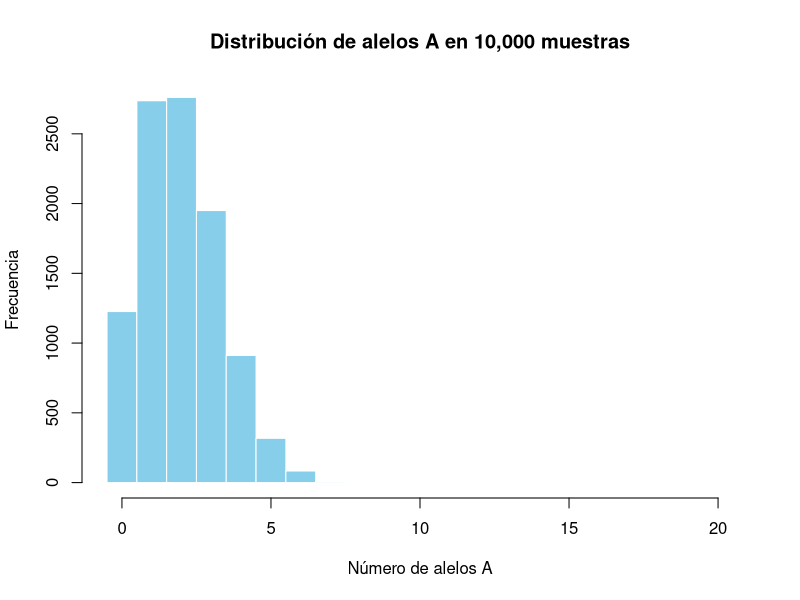
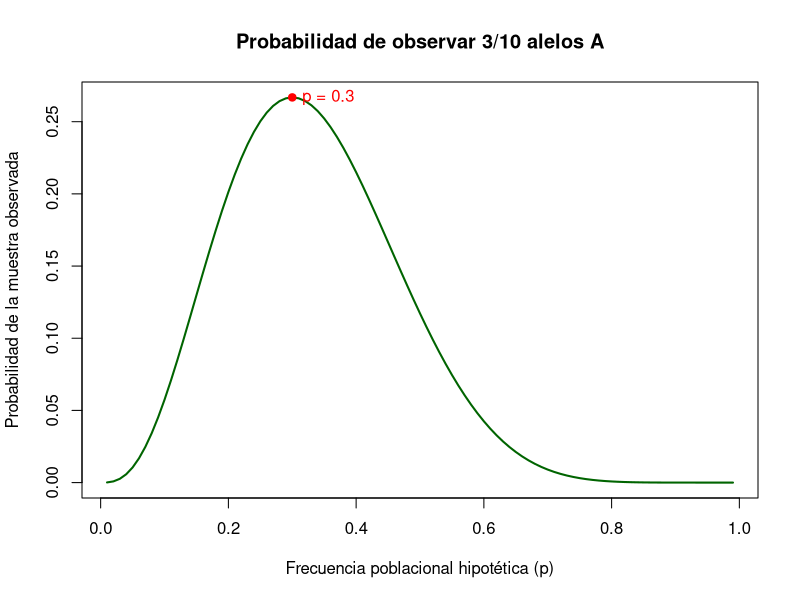
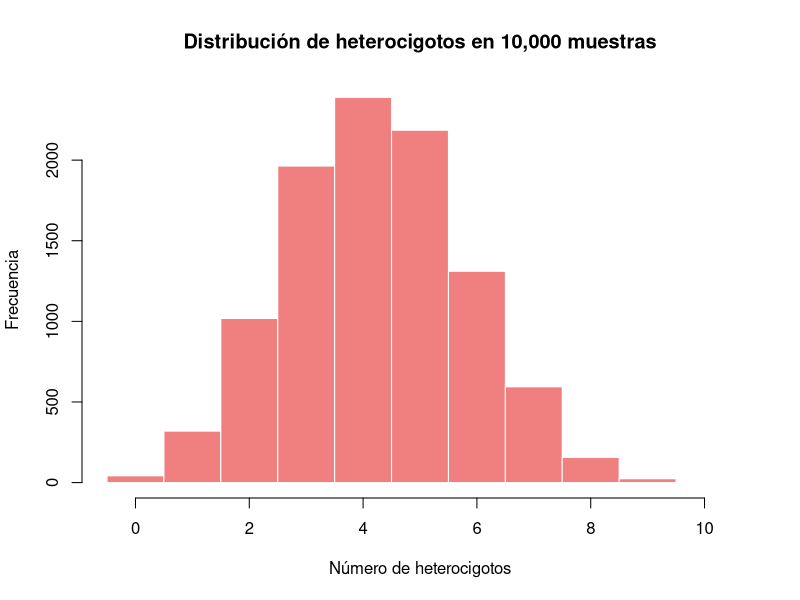

Source code (R) for these figures, in order:
## ---- chunk 1

# Definir los parámetros
n <- 20  # Tamaño de la muestra
p <- 0.1  # Frecuencia del alelo A

# Simular 10,000 muestras
num_simulaciones <- 10000
muestras_simuladas <- rbinom(n = num_simulaciones, size = n, prob = p)

# Descriptores numéricos
media_simulada <- mean(muestras_simuladas)
print(paste("La media de las simulaciones es:", round(media_simulada, 2)))
print(paste("La desviación estándar de las simulaciones es:", round(sd(muestras_simuladas), 2)))

# Gráfico de la distribución
hist(muestras_simuladas,
     breaks = seq(-0.5, n + 0.5, by = 1),
     col = "skyblue",
     border = "white",
     main = "Distribución de alelos A en 10,000 muestras",
     xlab = "Número de alelos A",
     ylab = "Frecuencia")
## ---- chunk 2
# Definir los parámetros de la muestra
k_observado <- 3
n_muestra <- 10

# Rango de frecuencias poblacionales para evaluar
frecuencias_poblacionales <- seq(0.01, 0.99, by = 0.01) # Esto permite que recorra el vector cada 0.01

# Calcular la probabilidad para cada frecuencia poblacional
probabilidades <- dbinom(x = k_observado, size = n_muestra, prob = frecuencias_poblacionales)

# Gráfico de la verosimilitud
plot(frecuencias_poblacionales,
     probabilidades,
     type = "l",
     lwd = 2,
     col = "darkgreen",
     main = "Probabilidad de observar 3/10 alelos A",
     xlab = "Frecuencia poblacional hipotética (p)",
     ylab = "Probabilidad de la muestra observada")

# Marcar el punto de máxima probabilidad
max_p <- frecuencias_poblacionales[which.max(probabilidades)]
points(max_p, max(probabilidades), col = "red", pch = 19)
text(max_p, max(probabilidades), labels = paste("p =", round(max_p, 2)), pos = 4, col = "red")
## ---- chunk 3
# Definir los parámetros
p_alelo_A <- 0.3
prob_heterocigoto <- 2 * p_alelo_A * (1 - p_alelo_A)
n_individuos <- 10

# Simular la variación de la frecuencia de heterocigotos
num_simulaciones <- 10000
muestras_heterocigotos <- rbinom(n = num_simulaciones, size = n_individuos, prob = prob_heterocigoto)

# Caracterizar la distribución
media_simulada_h <- mean(muestras_heterocigotos)
print(paste("La media de heterocigotos simulados es:", round(media_simulada_h, 2)))
print(paste("La desviación estándar de las simulaciones es:", round(sd(muestras_heterocigotos), 2)))

# Gráfico de la distribución
hist(muestras_heterocigotos,
     breaks = seq(-0.5, n_individuos + 0.5, by = 1),
     col = "lightcoral",
     border = "white",
     main = "Distribución de heterocigotos en 10,000 muestras",
     xlab = "Número de heterocigotos",
     ylab = "Frecuencia")
## ---- chunk 4

runif(1)

## ---- chunk 5

# -----------------------------
# Parámetros
# -----------------------------
N <- 5e5        # tamaño efectivo
mu <- 1e-5      # tasa de mutación
n <- 4          # número de secuencias

# -----------------------------
# 1. Simular tiempos de coalescencia
# -----------------------------
# Función para simular tiempo de espera (geométrico)
simular_T <- function(n_linajes, N) {
  pares <- choose(n_linajes, 2)
  p <- pares / (2 * N)     # probabilidad de coalescencia por generación
  rgeom(1, p)              # tiempo de espera ~ geométrica
}

# Guardamos los tiempos
T4 <- simular_T(4, N)
T3 <- simular_T(3, N)
T2 <- simular_T(2, N)

cat("T4 =", T4, "\n")
cat("T3 =", T3, "\n")
cat("T2 =", T2, "\n")

# -----------------------------
# 2. Tiempo total de ramas
# -----------------------------
T_total <- (4 * T4) + (3 * T3) + (2 * T2)
cat("Tiempo total de ramas =", T_total, "\n")

# -----------------------------
# 3. Número de mutaciones (S)
# -----------------------------
S <- rpois(1, lambda = T_total * mu)  # Poisson con media T_total * mu
cat("Número de mutaciones S =", S, "\n")

# -----------------------------
# 4. Diversidad nucleotídica (π)
# -----------------------------
pi_est <- 4 * N * mu
cat("π esperado =", pi_est, "\n")

# -----------------------------
# 5. Theta de Watterson (θW)
# -----------------------------
a_n <- sum(1 / (1:(n - 1)))
theta_W <- S / a_n
cat("θW estimado =", theta_W, "\n")


## ---- chunk 6
p1 <- 0.5 # La frecuencia actual
p2 <- runif(1)
p2 # La frecuencia propuesta

# Verosimilitud bajo p1
conteo_p1 <- dbinom(50, 100, p1)
conteo_p1
# Verosimilitud bajo p2
conteo_p2 <- dbinom(50, 100, p2)
conteo_p2


# Razón de verosimilitudes (alpha)
alpha = conteo_p2/conteo_p1
alpha

# Decisión de aceptar o rechazar
u <- runif(1)
if (u < alpha) {
  decision <- "ACEPTAR"
} else {
  decision <- "RECHAZAR"
}
decision
